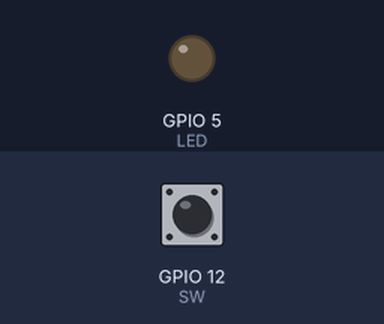
A sketch run on a simulated ESP8266 (NodeMCU). On the bench: output pins drawn as LEDs (lit = HIGH). Dashed ring = blinking. Inputs (shaded band) come from the test bench; at power-on: GPIO 12 (SW) HIGH. WiFi joins after 1.5 s; servers stay silent unless stated; uploads are accepted with an empty reply; what the sketch prints to the serial monitor is not drawn.

Above: at 2.7 s.
2.8 s: GPIO 12 (SW) pulled LOW for 0.15 s
At 3.61 s:
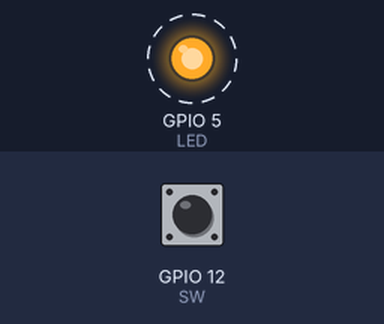
4.9 s: GPIO 12 (SW) pulled LOW for 1 s
At 8.3 s:
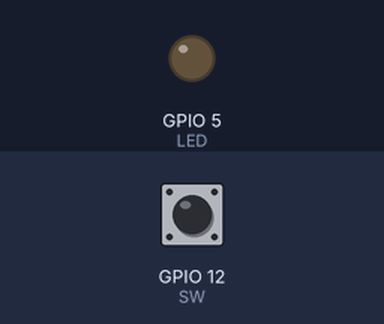
8.6 s: GPIO 12 (SW) pulled LOW for 3.2 s
At 9.51 s:
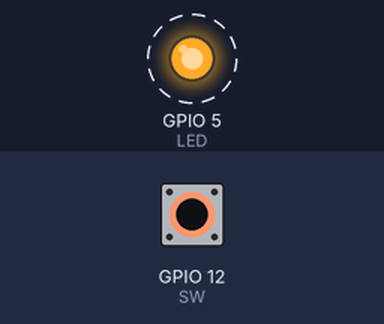
Timing chart, 0 to 14.6 s (numbered marks = the images above; inputs shaded):
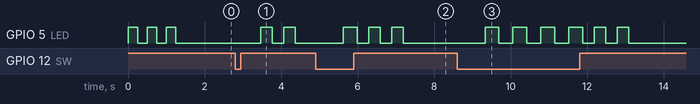

Measured:
- after the input at 2.8 s, GPIO 5 (LED): alternates HIGH for 0.30 s and LOW for 0.30 s, starting after 0.66 s
- after the input at 4.9 s, GPIO 5 (LED): alternates HIGH for 0.30 s and LOW for 0.30 s, 6 changes in all, then stays LOW, starting after 0.73 s
- after the input at 8.6 s, GPIO 5 (LED): alternates HIGH for 0.36 s and LOW for 0.36 s, 12 changes in all, then stays LOW, starting after 0.73 s

The sketch:

esp8266-Yo-button.ino
```cpp
#ifdef ESP8266
extern "C" {
#include "user_interface.h"
}
#endif

#include <ESP8266WiFi.h>
#include <WiFiClient.h>
#include <ArduinoJson.h>

#define LED 5
#define SW 12

const char* ssid = "**********";
const char* password = "**********";

const char* api_token = "**********"; // Yo API key
const char* username = "**********"; // Destination username

volatile boolean send_flag = false;

WiFiClient client;

//*********************
//* LED Blink
//*********************
boolean led_flag = false;
int led_blink_count = 0;
int led_blink_count_end = 0;
os_timer_t blinkTimer;

void led_change_flag(void *pArg) {
  if (led_flag) {
    led_flag = false;
  }
  else {
    led_flag = true;
  }
  led_blink_count++;
  if (led_blink_count >= led_blink_count_end) {
    led_flag = false;
    os_timer_disarm(&blinkTimer);
  }
}

void ledBlink (int count, int ms) {
  led_blink_count = 0;
  led_blink_count_end = count * 2;
  os_timer_setfn(&blinkTimer, led_change_flag, NULL);
  os_timer_arm(&blinkTimer, ms, true);
}

//*********************
//* HTTP POST
//*********************
void httpPost(String host, String url, String data, char* result) {
  if (client.connect(host.c_str(), 80)) {
    client.println("POST " + url + " HTTP/1.1");
    client.println("Host: " + host);
    client.println("Connection: close");
    client.println("Content-Type: application/x-www-form-urlencoded;");
    client.print("Content-Length: ");
    client.println(data.length());
    client.println();
    client.println(data);
    client.setTimeout(200);
    delay(100);
    boolean body = false;
    int lfcount = 0;
    while (client.available()) {
      char c =  client.read();
      if (body) {
        *result = c;
        result++;
      }
      if (c == '\r' || c == '\n') {
        lfcount++;
      }
      else {
        lfcount = 0;
      }
      if (lfcount > 3) {
        body = true;
      }
      *result = '\0';
    }
  }
}

//*********************
//* Wi-Fi Connection
//*********************
boolean checkConnection(int howmany) {
  int count = 0;
  Serial.print("Waiting for Wi-Fi connection");
  while ( count < howmany ) {
    if (WiFi.status() == WL_CONNECTED) {
      Serial.println();
      Serial.println("Connected!");
      Serial.print("IP address: ");
      Serial.println(WiFi.localIP());
      return true;
    }
    digitalWrite(LED, HIGH);
    delay(250);
    digitalWrite(LED, LOW);
    delay(250);
    Serial.print(".");
    count++;
  }
  Serial.println("Timed out.");
  return false;
}

//*********************
//* setup
//*********************
void setup() {
  Serial.begin(115200);
  Serial.println();
  WiFi.begin(ssid, password);
  pinMode(LED, OUTPUT);
  if (checkConnection(30)) {
    digitalWrite(LED, LOW);
    pinMode(SW, INPUT_PULLUP);
  }
  else {
    Serial.println("Wi-Fi Access Point not found.");
  }
}

//*********************
//* loop
//*********************
void loop() {
  if (!digitalRead(SW)) {
    send_flag = true;
    Serial.println("PUSH!");
  }

  if (send_flag) {
    String param = "api_token=";
    param += api_token;
    param += "&username=";
    param += username;

    char json[700];
    httpPost("api.justyo.co", "/yo/", param, json);

    StaticJsonBuffer<700> jsonBuffer;
    JsonObject& root = jsonBuffer.parseObject(json);

    if (!root.success()) {
      ledBlink(2, 300);
      Serial.println("ERROR!");
    }
    else {
      String r = root["success"];
      if (r.equals("true")) {
        ledBlink(3, 150);
        Serial.println("SUCCESS!");
      }
      else {
        ledBlink(2, 300);
        Serial.println("ERROR!");
      }
    }
    send_flag = false;
  }

  // LED Blink
  if (led_flag) {
    digitalWrite(LED, HIGH);
  }
  else {
    digitalWrite(LED, LOW);
  }
  yield();
}
```
